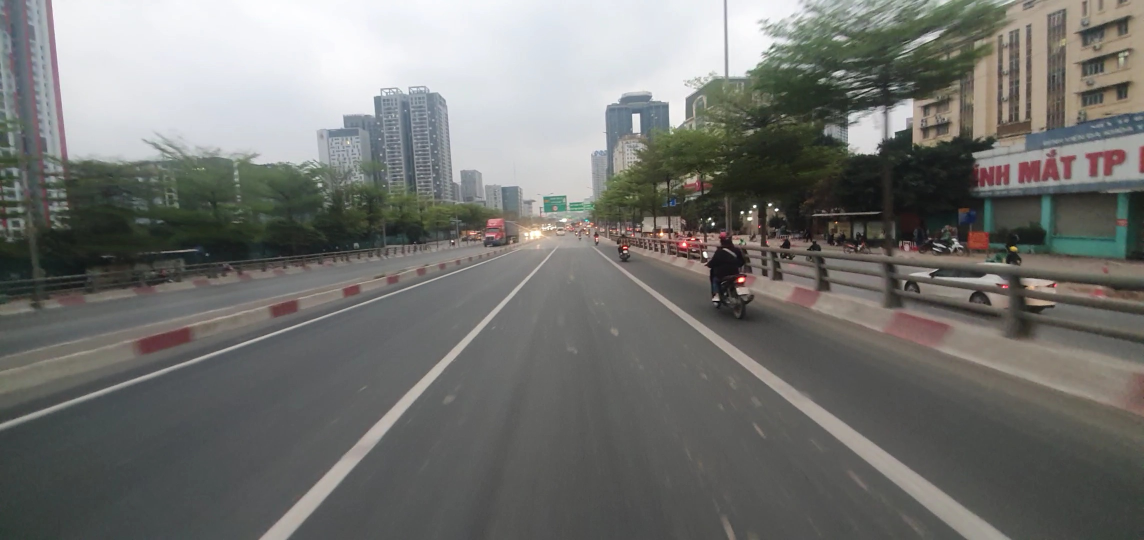
#> input picture maidich.jpg, 2288 x 1080 px, given in place of caumaidich.mp4, which was not available (shown at 1/2 size)
$ python imageProcess.py
#> lines starting #> are read from the running program, lines starting #| are printed output that depends on the picture; after the words box and inside, x2 and y2 are one past the last pixel; in counts of white or black regions, pixels touching at a corner belong together; pictures that were not available may be replaced by others from this repository, and a replacement may not be noted
import cv2
import numpy as np
import os
from scipy import optimize
from matplotlib import pyplot as plt, cm, colors
path = "caumaidich.mp4"
inpVideo = cv2.VideoCapture(path)

def nothing(x):
    pass

wT = 1920
hT = 1080
cv2.namedWindow("filter")
cv2.createTrackbar("H","filter",0,255,nothing)
cv2.createTrackbar("S","filter",0,255,nothing)
cv2.createTrackbar("L","filter",0,255,nothing)
cv2.createTrackbar("Gray","filter",0,255,nothing)
cv2.namedWindow("points")
cv2.resizeWindow("points", 360, 350)
cv2.createTrackbar("Left-Top_x","points",0,wT,nothing)
cv2.createTrackbar("Left-Top_y","points",0,hT,nothing)
cv2.createTrackbar("Right-Top_x","points",0,wT,nothing)
cv2.createTrackbar("Right-Top_y","points",0,hT,nothing)
cv2.createTrackbar("Left-Bottom_x","points",0,wT,nothing)
cv2.createTrackbar("Left-Bottom_y","points",0,hT,nothing)
cv2.createTrackbar("Right-Bottom_x","points",0,wT,nothing)
cv2.createTrackbar("Right-Bottom_y","points",0,hT,nothing)


def processImage(inpVideo):

    hls = cv2.cvtColor(inpVideo, cv2.COLOR_BGR2HLS)
    h = cv2.getTrackbarPos("H","filter")
    s = cv2.getTrackbarPos("S", "filter")
    l = cv2.getTrackbarPos("L", "filter")
    Gray = cv2.getTrackbarPos("Gray", "filter")
#0,135,0,141
    lower_white = np.array([h, s, l])
    upper_white = np.array([255, 255, 255])
    mask = cv2.inRange(hls, lower_white, upper_white)
    hls_result = cv2.bitwise_and(inpVideo, inpVideo, mask=mask)

    # Convert image to grayscale, apply threshold, blur & extract edges
    gray = cv2.cvtColor(hls_result, cv2.COLOR_BGR2GRAY)
    blur = cv2.GaussianBlur(gray,(5,5),0)
    canny = cv2.Canny(blur,50,150)
    ret, thresh = cv2.threshold(gray, Gray, 255, cv2.THRESH_BINARY)
    # [6 lines of commented-out code are left out]
    return hls, hls_result, gray, canny, thresh,h,s,l,Gray

####################################################################################
def regionOfInterest(inpVideo):
    height = inpVideo.shape[0]
    polygons = np.array([
        [(0,990),(1920,990),(1192,378),(776,378)]
    ])
    mask = np.zeros_like(inpVideo)
    cv2.fillPoly(mask,polygons,255)
    masked_video = cv2.bitwise_and(inpVideo,mask)
    return masked_video

####################################################################################
def valTrackbars(wT,hT):
    LeftTop_x = cv2.getTrackbarPos("Left-Top_x", "points")
    LeftTop_y = cv2.getTrackbarPos("Left-Top_y", "points")
    RightTop_x = cv2.getTrackbarPos("Right-Top_x", "points")
    RightTop_y = cv2.getTrackbarPos("Right-Top_y", "points")
    LeftBottom_x = cv2.getTrackbarPos("Left-Bottom_x", "points")
    LeftBottom_y = cv2.getTrackbarPos("Left-Bottom_y", "points")
    RightBottom_x = cv2.getTrackbarPos("Right-Bottom_x", "points")
    RightBottom_y = cv2.getTrackbarPos("Right-Bottom_y", "points")
    # [4 lines of commented-out code are left out]
    return LeftTop_x,LeftTop_y,RightTop_x,RightTop_y,LeftBottom_x, LeftBottom_y,RightBottom_x, RightBottom_y
####################################################################################
def drawPoints(inpVideo,LeftTop_x,LeftTop_y,RightTop_x,RightTop_y,LeftBottom_x, LeftBottom_y,RightBottom_x, RightBottom_y):
    cv2.circle(inpVideo,(LeftTop_x,LeftTop_y),5,(0,0,255),cv2.FILLED)
    cv2.circle(inpVideo, (RightTop_x,RightTop_y), 5, (0, 0, 255), cv2.FILLED)
    cv2.circle(inpVideo, (LeftBottom_x, LeftBottom_y), 5, (0, 0, 255), cv2.FILLED)
    cv2.circle(inpVideo,(RightBottom_x, RightBottom_y),5,(0,0,255),cv2.FILLED)
    return inpVideo
####################################################################################
frameCounter = 0
while True:
    frameCounter += 1
    if inpVideo.get(cv2.CAP_PROP_FRAME_COUNT) == frameCounter:
        inpVideo.set(cv2.CAP_PROP_POS_FRAMES,0)
        frameCounter = 0
    ret,frame = inpVideo.read()
#> frame is the input picture: shape (1080, 2288, 3); mean B, G, R 112.7, 115.9, 115.5
    hls, hls_result, gray, canny, thresh,h,s,l,Gray = processImage(frame)
#> in processImage, `hls = cv2.cvtColor(inpVideo, cv2.COLOR_BGR2HLS)`: hls: shape (1080, 2288, 3); mean of channels 0, 1, 2 58.7, 114.9, 21.1
#> in processImage, `mask = cv2.inRange(hls, lower_white, upper_white)`: mask: shape (1080, 2288); every value is 255
#> in processImage, `gray = cv2.cvtColor(hls_result, cv2.COLOR_BGR2GRAY)`:
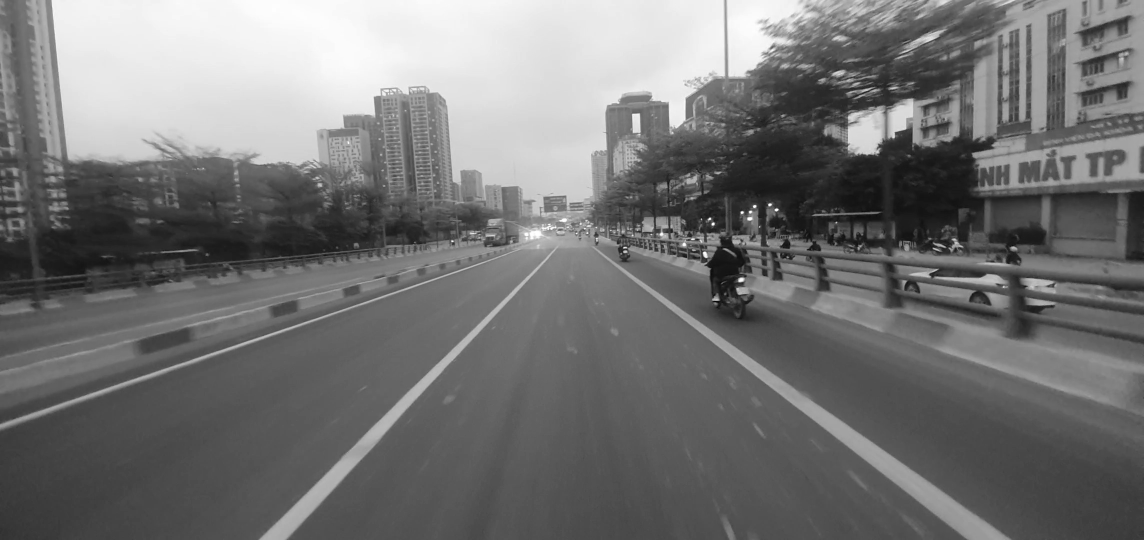
#> gray: shape (1080, 2288) (shown at 1/2 size); min 2, max 255, mean 115.4
#> in processImage, `canny = cv2.Canny(blur,50,150)`:
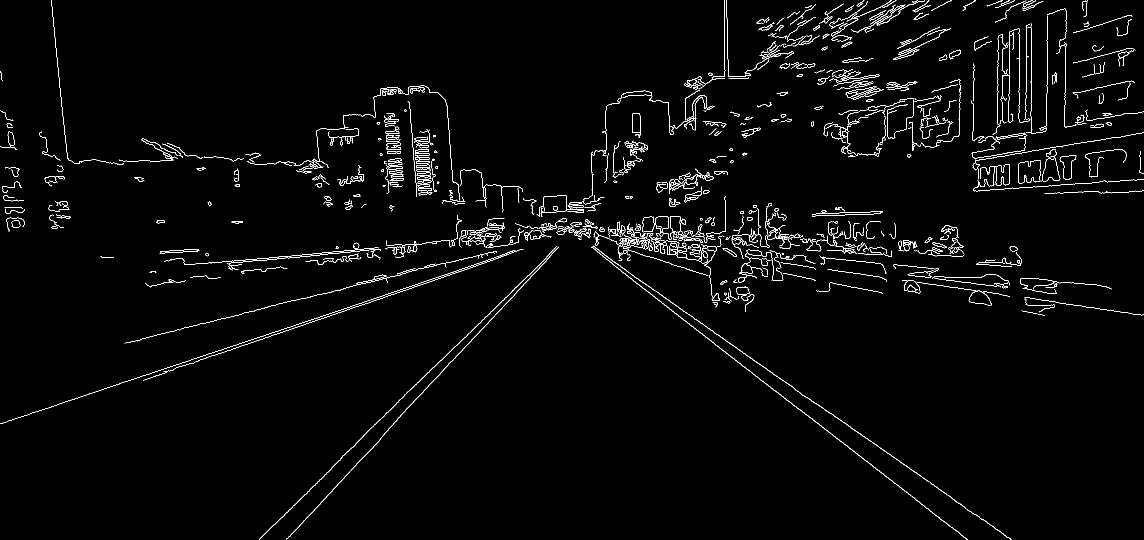
#> canny: shape (1080, 2288) (shown at 1/2 size); 2.1% white in thin lines or dots
#> in processImage, `ret, thresh = cv2.threshold(gray, Gray, 255, cv2.THRESH_BINARY)`: ret = 0
#> h = 0; s = 0; l = 0; Gray = 0
    masked_video = regionOfInterest(canny)
#> in regionOfInterest, `cv2.fillPoly(mask,polygons,255)`:
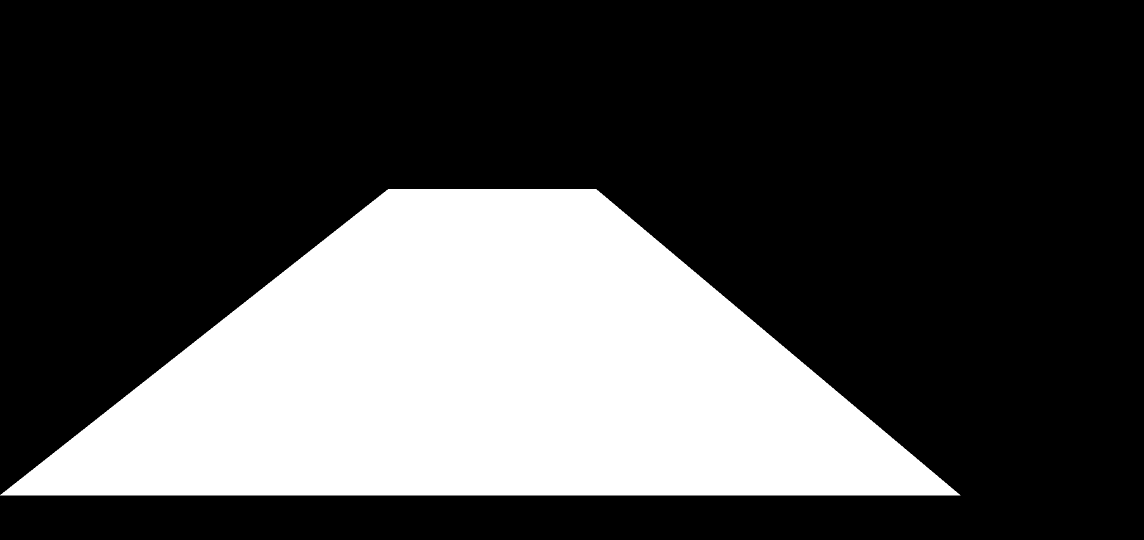
#> mask: shape (1080, 2288) (shown at 1/2 size); 29% white; 1 white region, box (x1, y1, x2, y2) and area: (0, 378, 1921, 991) 716737
#> in regionOfInterest, `masked_video = cv2.bitwise_and(inpVideo,mask)`:
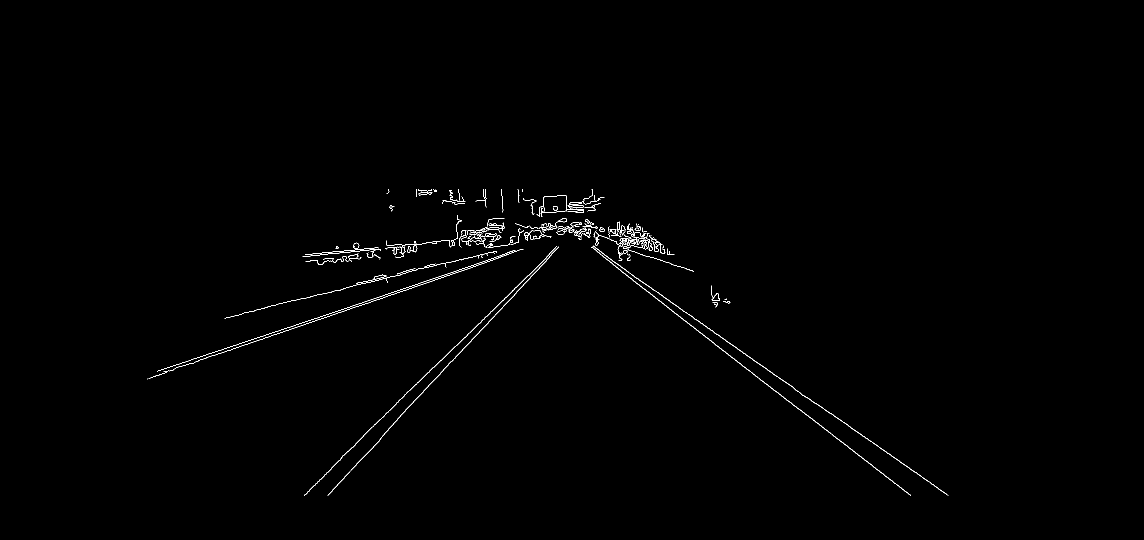
#> masked_video: shape (1080, 2288) (shown at 1/2 size); 0.51% white in thin lines or dots, all inside (x1, y1, x2, y2) = (294, 378, 1897, 991)
    cv2.imshow("masked_video", masked_video)
    LeftTop_x,LeftTop_y,RightTop_x,RightTop_y,LeftBottom_x, LeftBottom_y,RightBottom_x, RightBottom_y = valTrackbars(wT, hT)
    frame = drawPoints(frame, LeftTop_x,LeftTop_y,RightTop_x,RightTop_y,LeftBottom_x, LeftBottom_y,RightBottom_x, RightBottom_y)
    cv2.imshow("frame",frame)
    # cv2.imshow('image',frame)
    print(frame.shape)
#| (1080, 2288, 3)
    if cv2.waitKey(1) == 13:
#> (key Esc is pressed here)
        file = open("filterData.txt", "a+")
        data = path + " " + str(h) + " " + str(s) + " " + str(l) + " " + str(Gray)
        print(data)
        file.writelines(data + "\n")
        file.close()
        break
inpVideo.release()
cv2.destroyAllWindows()
